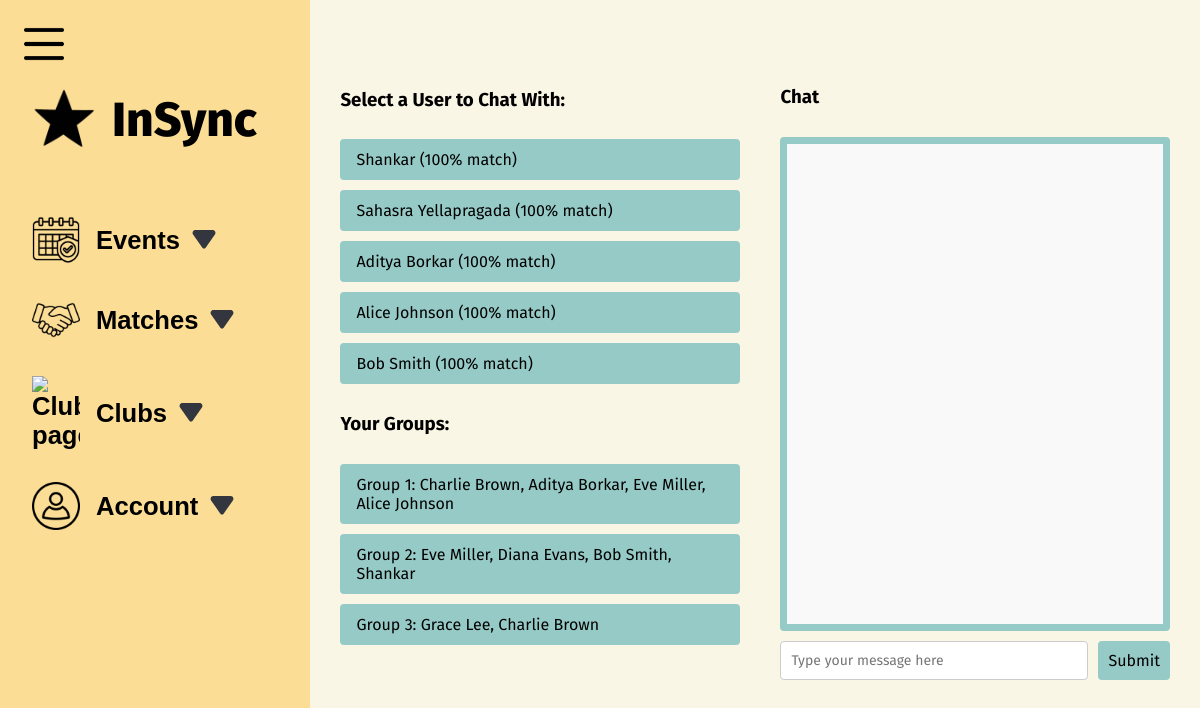
Screenshot of /InSync/student/chatPage.php (signed in) with the database file from the repository.
### tables this page shows
CREATE TABLE `customerdata` (
  `id` int(11) NOT NULL,
  `first_name` tinytext NOT NULL,
  `last_name` tinytext NOT NULL,
  `major` tinytext NOT NULL,
  `dob` date NOT NULL,
  `password` tinytext NOT NULL,
  `tags` longtext DEFAULT '{}',
  `clubs` longtext NOT NULL DEFAULT '[]' CHECK (json_valid(`clubs`)),
  `email` varchar(255) DEFAULT NULL,
  `admin` int(11) DEFAULT 0
);

### InSync/student/getMatches.php (called while the page is built, shortened)
<?php
require_once("../includes/server.inc.php");
function getMatches() {
    global $conn;
    $current_user_id = $_SESSION['user_id'];
    try {
        $user_query = "SELECT tags FROM customerdata WHERE id = ?";
        $stmt = $conn->prepare($user_query);
        $stmt->bind_param("i", $current_user_id);
        $stmt->execute();
        $user_result = $stmt->get_result();
        $user_data = $user_result->fetch_assoc();
        $user_tags = json_decode($user_data['tags'], true) ?: array();
        $matches_query = "SELECT
            id,
            first_name,
            last_name,
            tags
        FROM customerdata
        WHERE id != ? AND admin = 0";
        $stmt = $conn->prepare($matches_query);
        $stmt->bind_param("i", $current_user_id);
        $stmt->execute();
        $result = $stmt->get_result();
        $matches = array();
        while ($row = $result->fetch_assoc()) {
            $potential_match_tags = json_decode($row['tags'], true) ?: array();
            if (!empty($user_tags) && !empty($potential_match_tags)) {
                $common_tags = array_values(array_intersect($user_tags, $potential_match_tags));
                $match_count = count($common_tags);
                $min_tag_count = min(count($user_tags), count($potential_match_tags));
                if ($min_tag_count > 0) {
                    $match_percentage = ($match_count / $min_tag_count) * 100;
                    if ($match_percentage >= 50) {
                        $matches[] = array(
                            'id' => $row['id'],
                            'first_name' => $row['first_name'],
                            'last_name' => $row['last_name'],
                            'common_tags' => $common_tags,
                            'match_percentage' => $match_percentage,
                            'match_count' => $match_count
                        );
                    }
                }
            }
        }
        usort($matches, function($a, $b) {
            return $b['match_percentage'] <=> $a['match_percentage'];
        });
        return array_slice($matches, 0, 5);
    } catch (Exception $e) {
        error_log("Error in getMatches: " . $e->getMessage());
        return array();
    }
}
?>

### InSync/student/chatPage.php (the view, shortened to what this page needs)
<?php
include("../includes/server.inc.php");
require_once("getMatches.php");
$currentUserId = $_SESSION['user_id'];
$matches = getMatches();
$groupQuery = "SELECT DISTINCT group_number
               FROM user_groups
               WHERE user_id = ?";
$stmt = $conn->prepare($groupQuery);
$stmt->bind_param("i", $currentUserId);
$stmt->execute();
$groupResult = $stmt->get_result();
$userGroups = [];
while ($group = $groupResult->fetch_assoc()) {
    $membersQuery = "SELECT cd.id, cd.first_name, cd.last_name
                     FROM user_groups ug
                     JOIN customerdata cd ON ug.user_id = cd.id
                     WHERE ug.group_number = ? AND cd.id != ?";
    $membersStmt = $conn->prepare($membersQuery);
    $membersStmt->bind_param("ii", $group['group_number'], $currentUserId);
    $membersStmt->execute();
    $membersResult = $membersStmt->get_result();
    $groupMembers = [];
    while ($member = $membersResult->fetch_assoc()) {
        $groupMembers[] = $member;
    }
    $userGroups[] = [
        'group_number' => $group['group_number'],
        'members' => $groupMembers
    ];
}
?>
<!DOCTYPE html>
<html lang="en">
  <head>
    <link rel="stylesheet" href="resources/chat.css" />
  </head>
  <body>
    <div class="sections" data-user1="<?php echo $currentUserId; ?>">
      <section>
         <?php include("includes/nav.inc.php"); ?>
      </section>
      <section>
          <div id="user-list">
              <h3>Select a User to Chat With:</h3>
              <?php
                  if (!empty($matches)) {
                      foreach ($matches as $match) {
                          echo '<button class="user-btn" data-user-id="' . $match['id'] . '">' .
                              htmlspecialchars($match['first_name'] . ' ' . $match['last_name']) .
                              ' (' . round($match['match_percentage']) . '% match)</button>';
                      }
                  } else {
                      echo "<p>No matches found.</p>";
                  }
              ?>
              <h3>Your Groups:</h3>
            <?php
                if (!empty($userGroups)) {
                    foreach ($userGroups as $group) {
                        $memberNames = array_map(function($member) {
                            return htmlspecialchars($member['first_name'] . ' ' . $member['last_name']);
                        }, $group['members']);
                        $displayMembers = implode(', ',($memberNames));
                        echo '<button class="group-btn" data-group-id="' . $group['group_number'] . '">' .
                            'Group ' . $group['group_number'] . ': ' . $displayMembers .
                            '</button>';
                    }
                } else {
                    echo "<p>No groups found.</p>";
                }
            ?>
          </div>
      </section>
      <section id = "chat-box">
        <div id="chat">
            <h3>Chat</h3>
            <ul id="messages"></ul>
            <form id="send-message">
              <input id="chat-txt" type="text" placeholder="Type your message here" />
              <button id="chat-btn" type="submit">Submit</button>
            </form>
          </div>
        </div>
  </body>
</html>

### InSync/student/includes/nav.inc.php (shortened to what this page needs)
<img id="open-nav" src="../public/hamburger.png" alt="Toggle Navbar">
<nav id="nav-bar">
   <ul class="nav-links">
      <li>
         <a href="home.php" class="logo-link">
            <img src="../public/logostar.png" alt="InSync Logo" class="logo-image" />
            InSync
         </a>
      </li>
      <li>
         <button class="nav-button" id="event-button" data-open="false">
            <img src="../public/schedule.png" alt="Events page " />Events<img class="dropdown-icon"
               src="../public/arrow-drop-down.svg" alt="Dropdown Icon" /></button>
      </li>
      <li>
         <button class="nav-button" id="match-button" data-open="false"><img src="../public/handshake.png"
               alt="Matches page" />Matches<img class="dropdown-icon" src="../public/arrow-drop-down.svg"
               alt="Dropdown Icon" /></button>
      </li>
      <li>
         <button class="nav-button" id="club-button" data-open="false"><img src="../public/group.png"
               alt="Clubs page" />Clubs<img class="dropdown-icon" src="../public/arrow-drop-down.svg"
               alt="Dropdown Icon" /></button>
      </li>
      <li>
         <button class="nav-button" id="account-button" data-open="false"><img src="../public/user.png"
               alt="account page" />Account<img class="dropdown-icon" src="../public/arrow-drop-down.svg"
               alt="Dropdown Icon" />
         </button>
      </li>
   </ul>
</nav>

### InSync/student/resources/chat.css (style rules this page uses)
html, body { height: 100%; margin: 0; padding: 0; }
.sections { min-height: 100%; }
#chat { display: flex; flex-direction: column; margin-top: 7.2vh; margin-right: 20px; padding: 10px; border-radius:4px; }
#messages { list-style-type: none; padding: 0; height: 200px; overflow-y: scroll; margin-bottom: 10px; border: 7px solid #96cac6; border-radius: 4px; min-height: 60vh; }
#send-message { display: flex; }
#chat-txt { flex: 1; padding: 10px; border: 1px solid #ccc; border-radius: 4px; font-size: 14px; font-family: 'Fira Sans'; }
#chat-btn { padding: 10px; border: none; border-radius: 4px; background-color: #96cac6; cursor: pointer; font-size: 16px; font-family: 'Fira Sans'; }
#user-list, #group-list { display: flex; flex-direction: column; gap: 10px; margin-top: 5vh; max-width: 50vh; flex: 1; padding: 30px; border-radius:4px ; }
.user-btn, .group-btn { width: 100%; text-align: left; border: 10px solid #96cac6; border-radius: 4px; background-color: #96cac6; cursor: pointer; font-family: "Fira Sans"; font-size: 16px; }
#chat-box { flex:2; max-width: 80vh; }
.group-btn { display: flex; flex-direction: column; }
#send-message { display: flex; width: 100%; gap: 10px; }

### InSync/resources/base.css (style rules this page uses)
:root { --light-green: #d8e6cb; --orange: #ef9d66; --sage-green: #c9d0a1; --teal: #79adaa; --light-teal: #7fc7c2; --yellow: #fcdd95fa; --light-yellow: #f9f6e5; }
body { padding: 0; margin: 0; font-family: "Fira Sans","Trebuchet MS", "Lucida Sans Unicode", "Lucida Grande", "Lucida Sans", sans-serif; background-color: var(--light-yellow); }
ul { margin: 0; padding: 0; }

### InSync/student/resources/nav.css (style rules this page uses)
nav { background-color: var(--yellow); height: 100%; min-height: 100vh; position: relative; }
.logo-image { width: 4rem; }
.logo-link { margin-bottom: 3rem; margin-top: 4rem; font-size: 3em; font-weight: 800; }
#open-nav { position: absolute; width: 2.5rem; margin: 1.5rem; cursor: pointer; z-index: 100; }
nav ul li img { width: 3rem; margin-right: 1rem; flex-shrink: 0; }
nav ul li button, nav ul li a { display: flex; align-items: center; text-decoration: none; color: black; font-size: 1.6em; font-weight: 600; background-color: transparent; border: 0; cursor: pointer; flex-grow: 1; text-align: left; padding: 0.5rem 1rem; }
ul { list-style-type: none; padding: 0; }
.nav-links { padding: 2rem; padding-left: 1rem; padding-top: 1rem; }
nav ul li { position: relative; margin-bottom: 1rem; align-items: center; }
.dropdown-icon { margin-left: auto; display: flex; }
.sections { display: flex; }

### InSync/student/resources/home.css (style rules this page uses)
html, body { height: 100%; margin: 0; padding: 0; }
#messages { padding: 10px; margin: 10px 0; border: 1px solid #ccc; background-color: #f9f9f9; color: #333; }

### rows the page displays
customerdata: first_name+last_name "Sahasra Yellapragada", match_percentage "100"

### other values shown
$match['first_name'] . ' ' . $match['last_name'] "Shankar"
$match['match_percentage'] "100"
$match['first_name'] . ' ' . $match['last_name'] "Aditya Borkar"
$match['first_name'] . ' ' . $match['last_name'] "Alice Johnson"
$match['first_name'] . ' ' . $match['last_name'] "Bob Smith"
$group['group_number'] "1"
$displayMembers "Charlie Brown, Aditya Borkar, Eve Miller, Alice Johnson"
$group['group_number'] "2"
$displayMembers "Eve Miller, Diana Evans, Bob Smith, Shankar"
$group['group_number'] "3"
$displayMembers "Grace Lee, Charlie Brown"
